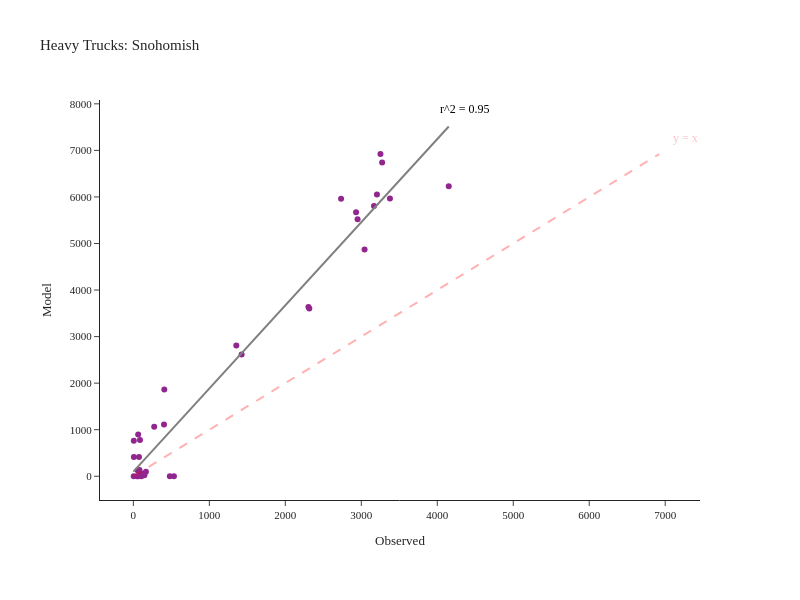

The notebook cell this image was saved under:
### Code cell
fig = create_truck_chart(df_daily_heavy, 'Heavy', 'Snohomish')
fig.show()

### Figure 1 — Plotly figure (JSON) as saved in the notebook; plotly's stock layout.template omitted (floating-point values rounded to 4 significant figures)
{"data": [{"customdata": [["I-5 @ 44th NB", "Snohomish"], ["I-5 @ 44th SB", "Snohomish"], ["I-5 N/O 164th NB", "Snohomish"], ["I-5 N/O 164th SB", "Snohomish"], ["I-5 N/O SR-526 NB", "Snohomish"], ["I-5 N/O SR-526 SB", "Snohomish"], ["I-5 N/O 41st NB", "Snohomish"], ["I-5 N/O 41st SB", "Snohomish"], ["I-5 @ SR-528 NB", "Snohomish"], ["I-5 N/O SR-531 NB", "Snohomish"], ["I-5 N/O SR-531 SB", "Snohomish"], ["I-405 N/O SR-527 NB", "Snohomish"], ["I-405 N/O SR-527 SB", "Snohomish"], ["SR-525 N/O I-5 NB", "Snohomish"], ["SR-525 N/O I-5 SB", "Snohomish"], ["I-5 @ Skagit border NB/SB", "Snohomish"], ["SR-525 N/O SR-526 NB/SB", "Snohomish"], ["SR-99 E/O Evergreen NB/SB", "Snohomish"], ["SR-526 W/O Paine Field Blvd WB/EB", "Snohomish"], ["SR-526 E/O Paine Field Blvd WB/EB", "Snohomish"], ["SR-104 @ Ferry Loading Edm WB/EB", "Snohomish"], ["SR-104 N/O Pine WB/EB", "Snohomish"], ["SR-104 E/O 5th WB/EB", "Snohomish"], ["SR-524 W/O 3rd WB/EB", "Snohomish"], ["SR-524 S/O Main WB/EB", "Snohomish"], ["SR-524 N/O Main WB/EB", "Snohomish"], ["SR-524 E/O 68th WB/EB", "Snohomish"], ["SR-2 E/O Rice WB/EB", "Snohomish"], ["SR-527 N/O 100th NB/SB", "Snohomish"], ["SR-529 @ I-5 (Evt) NB/SB", "Snohomish"], ["SR-529 N/O Everett NB/SB", "Snohomish"], ["SR-531 E/O Lk Goodwin WB/EB", "Snohomish"], ["SR-530 @ Skagit County WB/EB", "Snohomish"], ["SR-204 @ SR-2 NB/SB", "Snohomish"], ["SR-92 E/O Lake WB/EB", "Snohomish"], ["SR-92 E/O Callow WB/EB", "Snohomish"]], "hovertemplate": "Observed=%{x}<br>Model=%{y}<br>location=%{customdata[0]}<br>County=%{customdata[1]}<extra></extra>", "legendgroup": "", "line": {"color": "Grey", "width": 2}, "marker": {"color": "#91268F", "symbol": "circle"}, "mode": "markers", "name": "", "orientation": "v", "showlegend": false, "type": "scatter", "x": [2931, 2951, 3252, 3274, 3206, 3377, 2734, 3167, 3043, 2304, 2316, 1355, 1425, 403, 274, 4151, 165, 113, 106, 87, 63, 56, 81, 6, 5, 7, 74, 407, 145, 100, 100, 100, 47, 61, 534, 480], "xaxis": "x", "y": [5670, 5521, 6921, 6738, 6051, 5966, 5961, 5804, 4869, 3635, 3602, 2811, 2615, 1109, 1062, 6231, 95, 52, 8, 780, 895, 131, 132, 763, 0, 416, 413, 1865, 20, 48, 4, 1, 1, 0, 0, 0], "yaxis": "y"}, {"hovertemplate": "Observed=%{x}<br>Model=%{y}<extra></extra>", "legendgroup": "", "line": {"color": "Grey", "dash": "solid", "width": 2}, "marker": {"symbol": "circle"}, "mode": "lines", "name": "", "orientation": "v", "showlegend": false, "type": "scatter", "x": [0.0, 41.93, 83.86, 125.8, 167.7, 209.6, 251.6, 293.5, 335.4, 377.4, 419.3, 461.2, 503.2, 545.1, 587.0, 628.9, 670.9, 712.8, 754.7, 796.7, 838.6, 880.5, 922.4, 964.4, 1006.0, 1048.0, 1090.0, 1132.0, 1174.0, 1216.0, 1258.0, 1300.0, 1342.0, 1384.0, 1426.0, 1468.0, 1509.0, 1551.0, 1593.0, 1635.0, 1677.0, 1719.0, 1761.0, 1803.0, 1845.0, 1887.0, 1929.0, 1971.0, 2013.0, 2055.0, 2096.0, 2138.0, 2180.0, 2222.0, 2264.0, 2306.0, 2348.0, 2390.0, 2432.0, 2474.0, 2516.0, 2558.0, 2600.0, 2642.0, 2683.0, 2725.0, 2767.0, 2809.0, 2851.0, 2893.0, 2935.0, 2977.0, 3019.0, 3061.0, 3103.0, 3145.0, 3187.0, 3229.0, 3270.0, 3312.0, 3354.0, 3396.0, 3438.0, 3480.0, 3522.0, 3564.0, 3606.0, 3648.0, 3690.0, 3732.0, 3774.0, 3816.0, 3857.0, 3899.0, 3941.0, 3983.0, 4025.0, 4067.0, 4109.0, 4151.0], "xaxis": "x", "y": [98.96, 173.8, 248.7, 323.6, 398.5, 473.4, 548.3, 623.2, 698.1, 773.0, 847.9, 922.8, 997.7, 1073.0, 1147.0, 1222.0, 1297.0, 1372.0, 1447.0, 1522.0, 1597.0, 1672.0, 1747.0, 1822.0, 1896.0, 1971.0, 2046.0, 2121.0, 2196.0, 2271.0, 2346.0, 2421.0, 2496.0, 2570.0, 2645.0, 2720.0, 2795.0, 2870.0, 2945.0, 3020.0, 3095.0, 3170.0, 3244.0, 3319.0, 3394.0, 3469.0, 3544.0, 3619.0, 3694.0, 3769.0, 3844.0, 3919.0, 3993.0, 4068.0, 4143.0, 4218.0, 4293.0, 4368.0, 4443.0, 4518.0, 4593.0, 4667.0, 4742.0, 4817.0, 4892.0, 4967.0, 5042.0, 5117.0, 5192.0, 5267.0, 5342.0, 5416.0, 5491.0, 5566.0, 5641.0, 5716.0, 5791.0, 5866.0, 5941.0, 6016.0, 6090.0, 6165.0, 6240.0, 6315.0, 6390.0, 6465.0, 6540.0, 6615.0, 6690.0, 6764.0, 6839.0, 6914.0, 6989.0, 7064.0, 7139.0, 7214.0, 7289.0, 7364.0, 7439.0, 7513.0], "yaxis": "y"}], "layout": {"annotations": [{"align": "right", "font": {"color": "pink", "size": 12}, "showarrow": false, "text": "y = x", "x": 7267.0, "y": 7267.0}, {"align": "right", "font": {"color": "black", "size": 12}, "showarrow": false, "text": "r^2 = 0.95", "x": 4359.0, "y": 7889.0}], "height": 600, "legend": {"tracegroupgap": 0}, "margin": {"b": 100, "l": 100, "r": 100, "t": 100}, "shapes": [{"line": {"color": "Red", "dash": "dash", "width": 2}, "type": "line", "x0": 0, "x1": 6921, "y0": 0, "y1": 6921}], "title": {"text": "Heavy Trucks: Snohomish"}, "width": 800, "xaxis": {"anchor": "y", "domain": [0.0, 1.0], "title": {"text": "Observed"}}, "yaxis": {"anchor": "x", "domain": [0.0, 1.0], "title": {"text": "Model"}}}}
